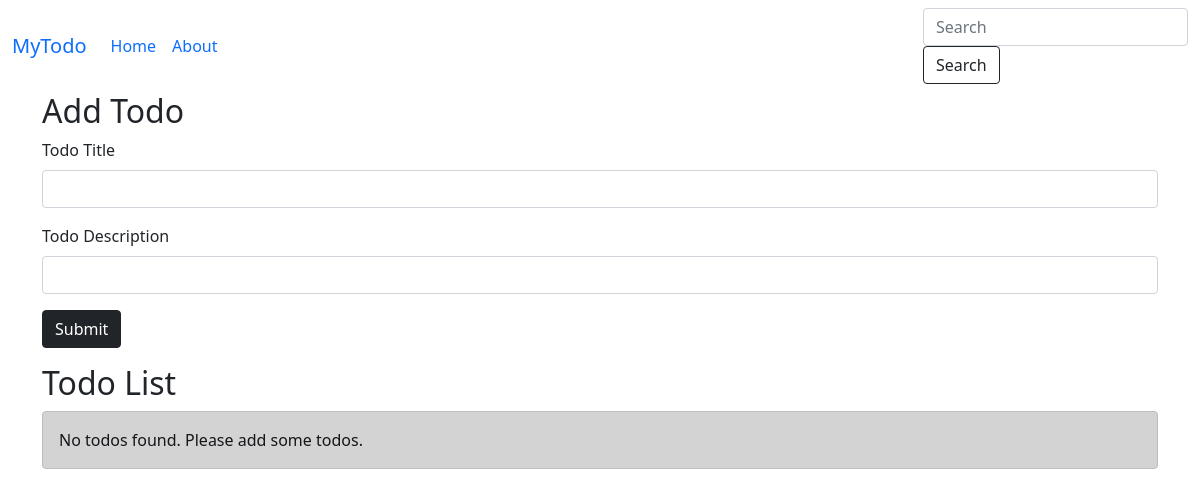
Before: / with the older database file.
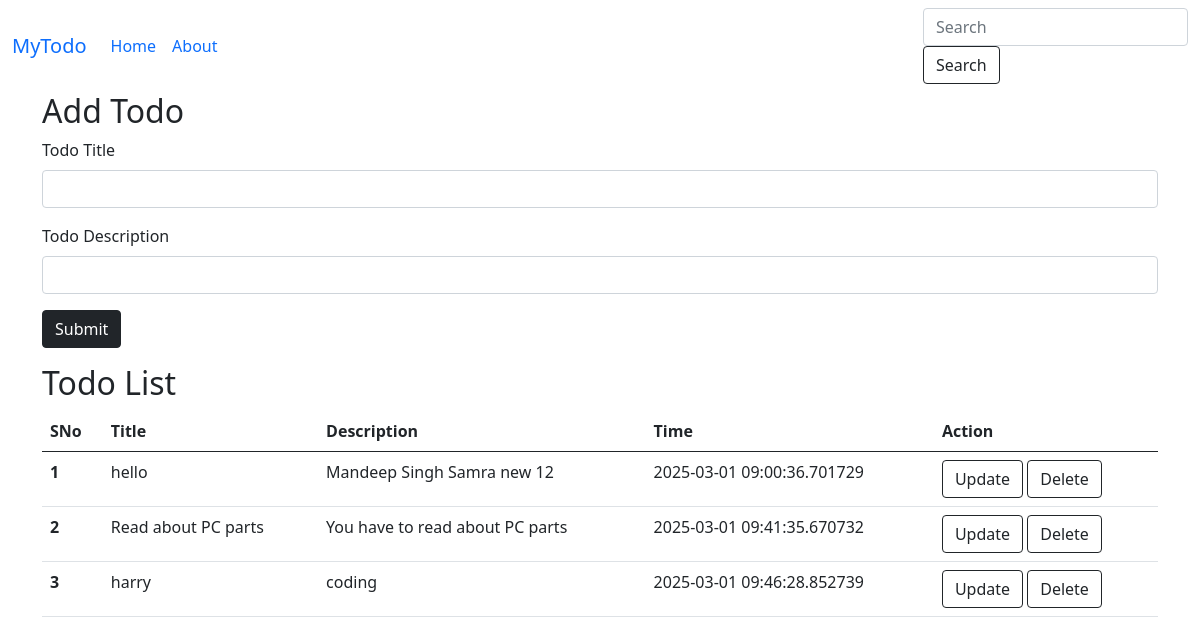
After: the same page with the newer database file.
### app.py (models this page shows, shortened)
class Todo(db.Model):
    sno = db.Column(db.Integer, primary_key=True)
    title = db.Column(db.String(200), nullable=False)
    desc = db.Column(db.String(500), unique=True, nullable=False)
    date_created = db.Column(db.DateTime, default=datetime.utcnow)

### app.py (the view)
@app.route('/', methods=['GET','POST'])
def hellp_world():
    if request.method=='POST':
        title=request.form['title']
        desc=request.form['desc']
        todo=Todo(title=title,desc=desc)
        db.session.add(todo)
        db.session.commit()
    aLLTodo=Todo.query.all()
    return render_template('index.html', aLLTodo=aLLTodo)

### templates/index.html (shortened to what this page needs)
{% extends 'base.html' %}
{% block body %}
<div class="container">
    <h2>Add Todo</h2>
    <form action="/" method="POST">
        <div class="mb-3">
            <label for="title" class="form-label">Todo Title</label>
            <input type="text" class="form-control" name="title" id="title">
        </div>
        <div class="mb-3">
            <label for="desc" class="form-label">Todo Description</label>
            <input type="text" class="form-control" name="desc" id="desc">
        </div>
        <button type="submit" class="btn btn-dark">Submit</button>
    </form>
</div>
<div class="container my-3">
    <h2>Todo List</h2>
    {% if aLLTodo|length == 0 %}
    <div class="alert alert-dark" role="alert">
        No todos found. Please add some todos.
    </div>
    {% else %}
    <table class="table">
        <thead>
            <tr>
                <th scope="col">SNo</th>
                <th scope="col">Title</th>
                <th scope="col">Description</th>
                <th scope="col">Time</th>
                <th scope="col">Action</th>
            </tr>
        </thead>
        <tbody>
            {% for todo in aLLTodo %}
            <tr>
                <th scope="row">{{ loop.index }}</th>
                <td>{{ todo.title }}</td>
                <td>{{ todo.desc }}</td>
                <td>{{ todo.date_created }}</td>
                <td>
                    <a href="/update/{{ todo.sno }}" class="btn btn-outline-dark">Update</a>
                    <a href="/delete/{{ todo.sno }}" class="btn btn-outline-dark">Delete</a>
                </td>
            </tr>
            {% endfor %}
        </tbody>
    </table>
    {% endif %}
</div>
{% endblock body %}

### templates/base.html (shortened to what this page needs)
<!DOCTYPE html>
<html lang="en">
<!doctype html>
<html lang="en">
<head>
    <link href="https://cdn.jsdelivr.net/npm/bootstrap@5.0.2/dist/css/bootstrap.min.css" rel="stylesheet"
>
     <link rel="stylesheet" href="{{url_for('static', filename='css/style.css') }}">
</head>
<body>
    <nav class="navbar navbar-expand-lg bg-body-tertiary">
        <div class="container-fluid">
            <a class="navbar-brand" href="/">MyTodo</a>
            <div class="collapse navbar-collapse" id="navbarSupportedContent">
                <ul class="navbar-nav me-auto mb-2 mb-lg-0">
                    <li class="nav-item">
                        <a class="nav-link active" aria-current="page" href="#">Home</a>
                    </li>
                    <li class="nav-item">
                        <a class="nav-link" href="#">About</a>
                    </li>
                </ul>
                <form>
                    <input class="form-control me-2" type="search" placeholder="Search" aria-label="Search">
                    <button class="btn btn-outline-dark" type="submit">Search</button>
                </form>
            </div>
        </div>
    </nav>
    {% block body %}
    {% endblock body  %}
</body>
</html>

### static/css/style.css (style rules this page uses)
body { background-color: rgb(255, 255, 255); }

Changed rows visible on the page:
added Todo: title "hello", desc "Mandeep Singh Samra new 12", date_created "2025-03-01 09:00:36.701729"
added Todo: title "Read about PC parts", desc "You have to read about PC parts", date_created "2025-03-01 09:41:35.670732"
added Todo: title "harry", desc "coding", date_created "2025-03-01 09:46:28.852739"
Other visible differences:
text no longer shown: "No todos found. Please add some todos."
text now shown: "SNo Title Description Time Action"
